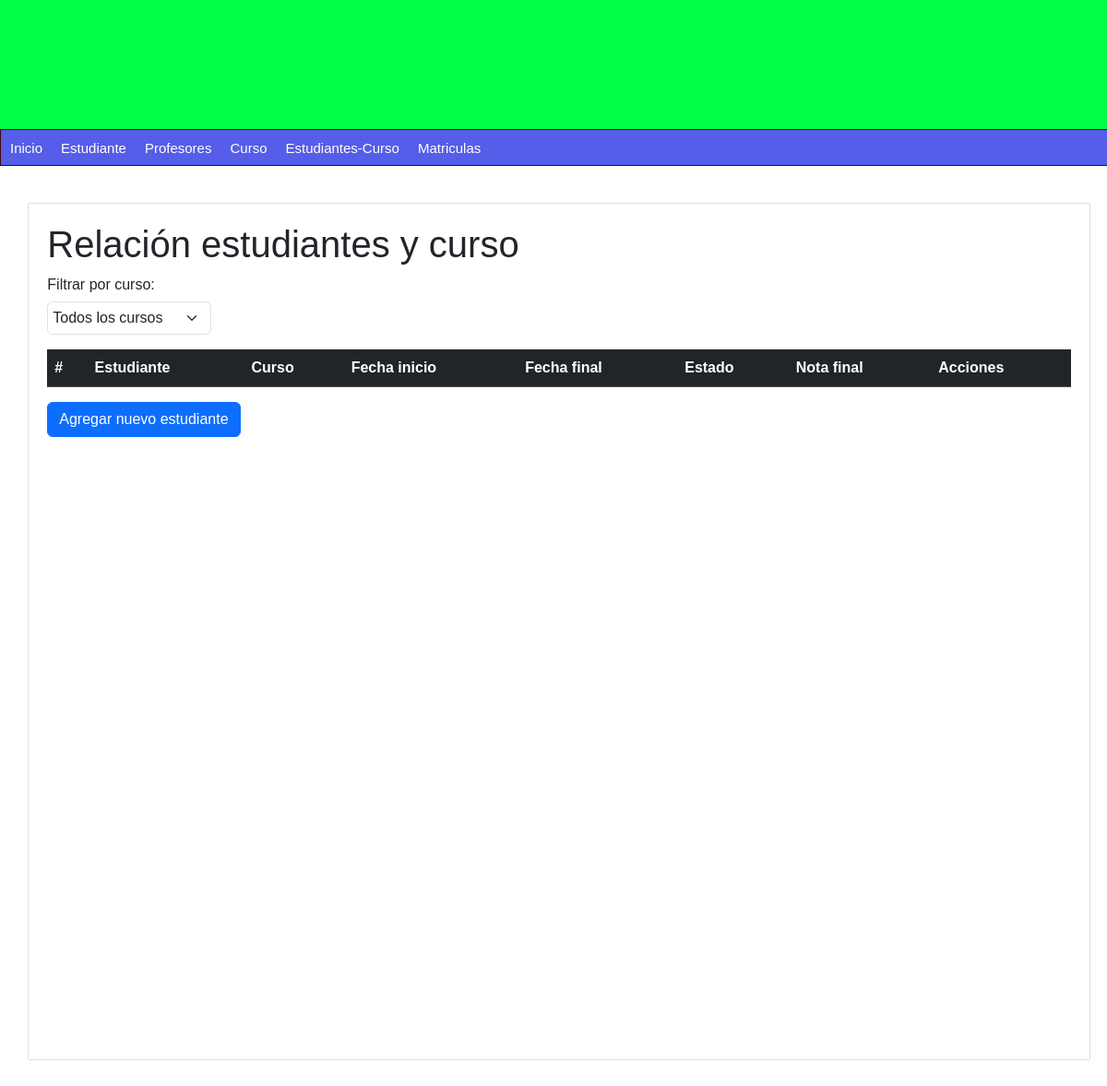
/estudiantes-curso/, run on an earlier commit of the app's database.
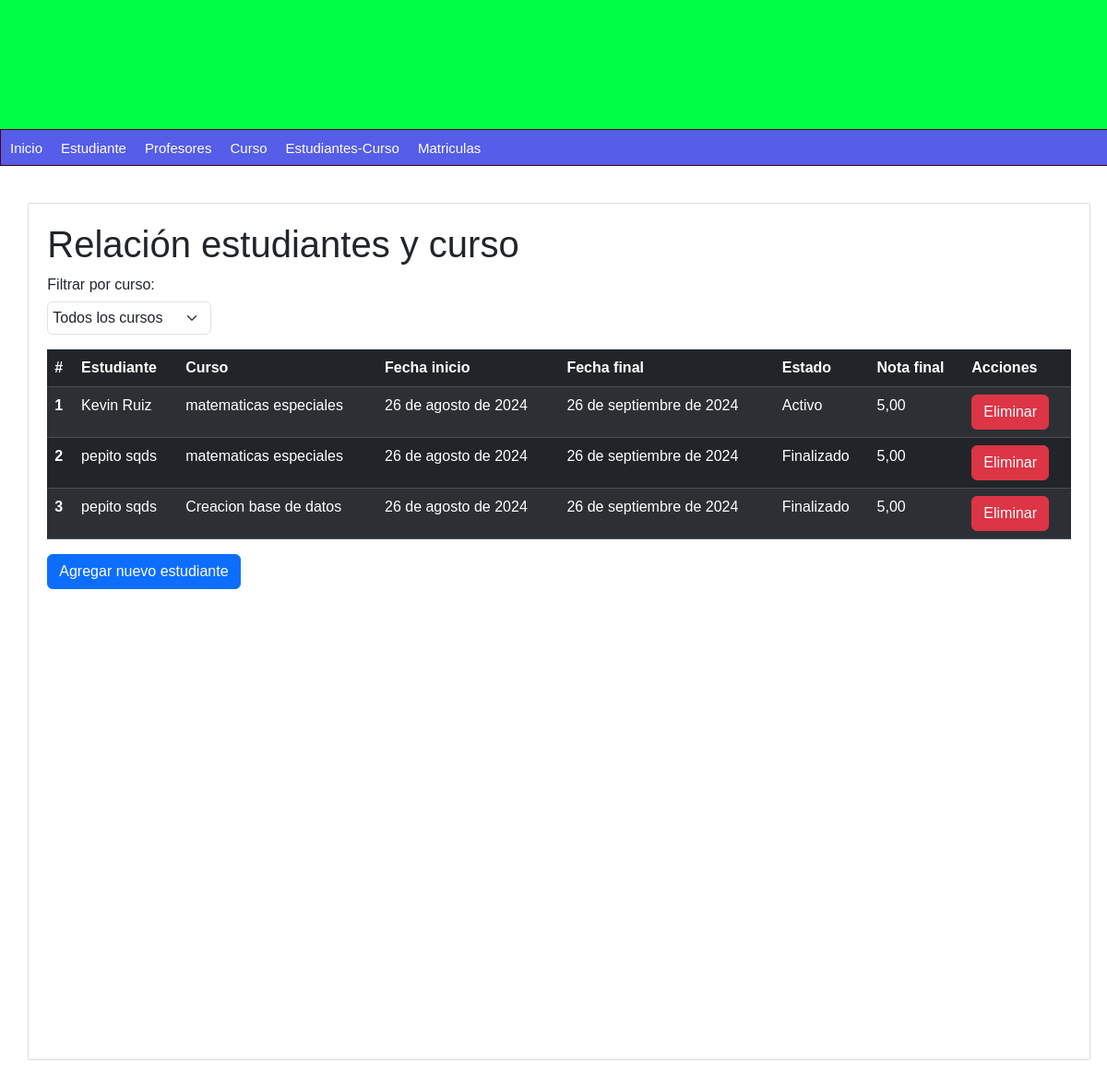
And on a later commit of the database.
### estudiante_curso/models.py (models this page shows, shortened)
class EstudianteCurso(models.Model):
    estudiante = models.ForeignKey(Persona, on_delete=models.CASCADE, related_name='cursos')  # Cascade delete
    curso = models.ForeignKey(curso, on_delete=models.CASCADE)  # Cambiado a CASCADE
    fechaInicio = models.DateField()
    fechaFinal = models.DateField()
    estado = models.CharField(max_length=100)
    notaFinal = models.DecimalField(max_digits=3, decimal_places=2)
    class Meta:
        db_table = 'Estudiantes_Cursos'

### persona/models.py (models this page shows, shortened)
class Persona(models.Model):
    nombre = models.CharField(max_length=100)
    apellidos = models.CharField(max_length=100)
    dni = models.CharField(max_length=10, unique=True)
    telefono = models.CharField(max_length=10)
    email = models.EmailField()
    fecha_nacimiento = models.DateField()
    rol = models.CharField(max_length=20)
    created_at = models.DateTimeField(auto_now_add=True)
    class Meta:
        db_table = 'persona'

### estudiante_curso/views.py (the view)
# urls.py: path('estudiantes-curso/', Estudiante_Curso, name='lista-estudiantes-cursos'),
def Estudiante_Curso(request):
    cursos = curso.objects.all()
    curso_seleccionado = request.GET.get('curso')
    if curso_seleccionado:
        estudiantes_cursos = EstudianteCurso.objects.filter(curso=curso_seleccionado)
    else:
        estudiantes_cursos = EstudianteCurso.objects.all()
    return render(request, 'lista_est_cur.html', {
        'title': 'Relación estudiantes y curso',
        'estudiantes_cursos': estudiantes_cursos,
        'cursos': cursos,
        'curso_seleccionado': curso_seleccionado
    })

### estudiante_curso/templates/lista_est_cur.html (shortened to what this page needs)
{% extends "index.html" %}
{% block content %}
<link rel="stylesheet" type="text/css" href="https://cdn.datatables.net/1.11.5/css/jquery.dataTables.css">
    <h1>{{ title }}</h1>
    <form method="get" class="mb-3">
        <label for="curso">Filtrar por curso:</label>
        <select name="curso" id="curso" class="form-select" onchange="this.form.submit()">
            <option value="">Todos los cursos</option>
        </select>
    </form>
    <table id="miTabla" class="table table-dark table-striped">
        <thead>
            <tr>
                <th scope="col">#</th>
                <th scope="col">Estudiante</th>
                <th scope="col">Curso</th>
                <th scope="col">Fecha inicio</th>
                <th scope="col">Fecha final</th>
                <th scope="col">Estado</th>
                <th scope="col">Nota final</th>
                <th scope="col">Acciones</th>
            </tr>
        </thead>
        <tbody>
            {% for estudiante_curso in estudiantes_cursos %}
            <tr>
                <th scope="row">{{ forloop.counter }}</th>
                <td>{{ estudiante_curso.estudiante.nombre }} {{ estudiante_curso.estudiante.apellidos }}</td>
                <td>{{ estudiante_curso.curso.nombre }}</td>
                <td>{{ estudiante_curso.fechaInicio }}</td>
                <td>{{ estudiante_curso.fechaFinal }}</td>
                <td>{{ estudiante_curso.estado }}</td>
                <td>{{ estudiante_curso.notaFinal }}</td>
                <td>
                    <a href="{% url 'eliminar-estudiante-curso' estudiante_curso.id %}" class="btn btn-danger" onclick="return confirm('¿Estás seguro que deseas eliminar esta relación?');">Eliminar</a>
                </td>
            </tr>
            {% endfor %}
        </tbody>
    </table>
    <a href="{% url 'formulario_estudiante_curso' %}" class="btn btn-primary">Agregar nuevo estudiante</a>
    {% endblock %}

What changed in the data, as far as the page shows it:
added EstudianteCurso: estudiante.nombre "Kevin", estudiante.apellidos "Ruiz", curso.nombre "matematicas especiales", fechaInicio "26 de agosto de 2024", fechaFinal "26 de septiembre de 2024", estado "Activo", notaFinal "5,00"
added EstudianteCurso: estudiante.nombre "pepito", estudiante.apellidos "sqds", curso.nombre "matematicas especiales", fechaInicio "26 de agosto de 2024", fechaFinal "26 de septiembre de 2024", estado "Finalizado", notaFinal "5,00"
added EstudianteCurso: estudiante.nombre "pepito", estudiante.apellidos "sqds", curso.nombre "Creacion base de datos", fechaInicio "26 de agosto de 2024", fechaFinal "26 de septiembre de 2024", estado "Finalizado", notaFinal "5,00"
